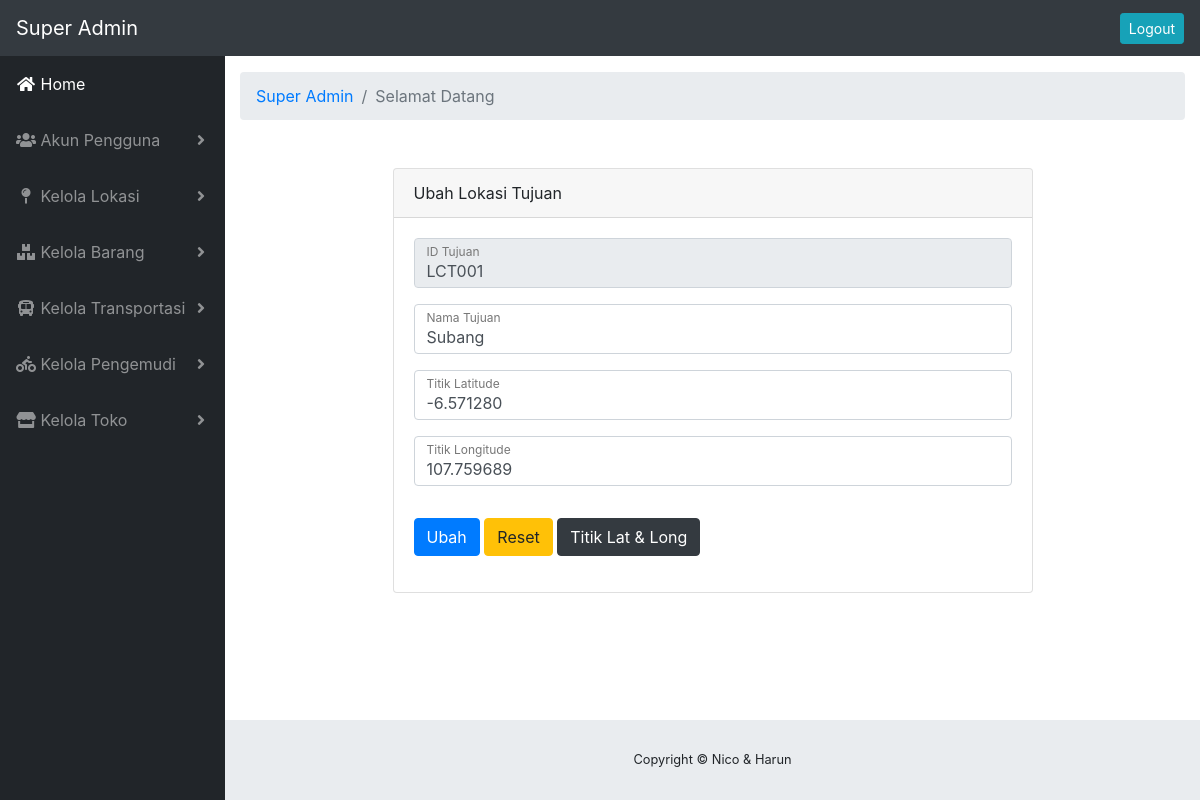
Page /index.php/sa/sa_lokasi/ubah_tujuan/LCT001 on the committed database.
### tables this page shows
CREATE TABLE `tujuan` (
  `id_tujuan` varchar(6) NOT NULL,
  `nama_lokasi_tujuan` varchar(50) NOT NULL,
  `latitude` varchar(30) NOT NULL,
  `longitude` varchar(30) NOT NULL
);

### application/controllers/sa/sa_lokasi.php (called while the page is built, shortened)
<?php
class sa_lokasi extends CI_Controller
{
    function __construct()
    {
        $this->load->model('lorong');
        $this->load->model('rak');
        $this->load->model('tujuan');
        $this->load->model('asal');
        $this->load->model('kbrg');
    }
    function ubah_tujuan($id)
    {
        $d = [
            'name'      => $this->session->userdata('nama'),
            'tujuan'    => $this->tujuan->get1tujuan($id)
        ];
        $this->form_validation->set_rules('id', 'ID', 'trim|required');
        $this->form_validation->set_rules('ntujuan', 'Nama Lorong', 'trim|required');
        $this->form_validation->set_rules('latitude', 'Titik Latitude', 'trim|required');
        $this->form_validation->set_rules('longitude', 'Titik Longitude', 'trim|required');
        if ($this->form_validation->run() == FALSE) {
            $this->load->view('layouts/sa/header', $d);
            $this->load->view('layouts/sa/navigation');
            $this->load->view('superA/lokasi/tujuan/ubah', $d);
            $this->load->view('layouts/sa/footer');
        }
    }
}

### index.php (called while the page is built, shortened)
<?php
require_once BASEPATH.'core/CodeIgniter.php';

### application/models/tujuan.php (called while the page is built, shortened)
<?php
class tujuan extends CI_Model
{
    public function get1tujuan($id)
    {
        return $this->db->get_where('tujuan', ['id_tujuan' => $id])->result_array();
    }
}

### application/views/superA/lokasi/tujuan/ubah.php (the view, shortened to what this page needs)
<div class="container-fluid">
    <ol class="breadcrumb">
        <li class="breadcrumb-item">
            <a href="<?= site_url('sa/sa_halaman'); ?>">Super Admin</a>
        </li>
        <li class="breadcrumb-item active">Selamat Datang <?= $name; ?></li>
    </ol>
    <div class="container">
        <div class="card card-register mx-auto mt-5">
            <div class="card-header">Ubah Lokasi Tujuan</div>
            <div class="card-body">
                <?php foreach ($tujuan as $t) { ?>
                    <form action="<?php echo site_url('sa/sa_lokasi/ubah_tujuan/' . $t['id_tujuan']); ?>" method="post">
                        <div class="form-group">
                            <div class="form-label-group">
                                <input type="text" id="id_lokasi" name="id" class="form-control" placeholder="id_lokasi" required="required" value="<?= $t['id_tujuan']; ?>" readonly="">
                                <label for="id_lokasi">ID Tujuan</label>
                            </div>
                        </div>
                        <div class="form-group">
                            <div class="form-label-group">
                                <input type="text" id="nama_gedung" name="ntujuan" class="form-control" placeholder="nama_gedung" required="required" value="<?= $t['nama_lokasi_tujuan']; ?>">
                                <label for="nama_gedung">Nama Tujuan</label>
                            </div>
                        </div>
                        <div class="form-group">
                            <div class="form-label-group">
                                <input type="text" id="nama_gedung" name="latitude" class="form-control" placeholder="nama_gedung" required="required" value="<?= $t['latitude']; ?>">
                                <label for="nama_gedung">Titik Latitude</label>
                            </div>
                        </div>
                        <div class="form-group">
                            <div class="form-label-group">
                                <input type="text" id="nama_gedung" name="longitude" class="form-control" placeholder="nama_gedung" required="required" value="<?= $t['longitude']; ?>">
                                <label for="nama_gedung">Titik Longitude</label>
                            </div>
                        </div>
                        <button type="submit" name="submit" class="btn btn-primary">Ubah</button>
                        <button type="reset" name="submit" class="btn btn-warning">Reset</button>
                        <a href="https://www.latlong.net/convert-address-to-lat-long.html" class="btn btn-dark my-3" target="_blank">Titik Lat & Long</a>
                    </form>
                <?php } ?>
            </div>
        </div>
    </div>
</div>

### rows in the picture
tujuan: id "LCT001", ntujuan "Subang", latitude "-6.571280", longitude "107.759689"
